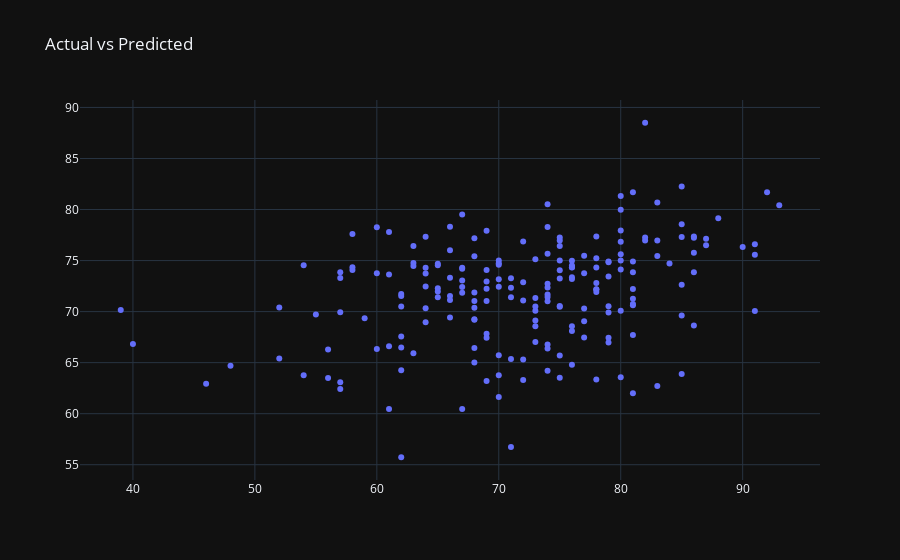

The cell this chart's notebook holds for it:
### Code cell
# Plot Actual vs Predicted with the plotly library.
data = plotly.Scatter(x=y_test, y=y_pred,
                    mode='markers', textposition='bottom left', text=text,
                    hoverinfo='text')
fig = plotly.Figure(data=[data],
                  layout=plotly.Layout(title="Actual vs Predicted",
                                       hovermode='closest'))
fig.show()

### Figure 1 — Plotly figure (JSON) as saved in the notebook; plotly's stock layout.template omitted (floating-point values rounded to 4 significant figures; data arrays with more than 128 entries replaced by an {"elided": "..."} marker saying what was removed)
{"data": [{"hoverinfo": "text", "mode": "markers", "text": ["some sort of dramatic UNK dream a total UNK fun explosive and pretty tricky rock paper UNK is a giant hyper UNK UNK of color speed and heavy firepower as stylish as it can be difficult hardcore gamera unique and modern take on arcade shooters of old a great game to play when you only have a short time to spend that will keep you coming back for UNK", "a complex story about murder UNK and electronic music polygonits approach to multiplayer gaming feels like a slice of the future rock paper shotgunone of the first ever online multiplayer story games where the main gameplay mechanic is not combat its UNK", "on pc i cant name a single recent game thats UNK this UNK and achieved its UNK so well 80 UNK got a UNK original game system that UNK a certain UNK of the UNK war with mechanics that fit together as a whole yet are evocative in their own right 100 quarter to UNK UNK 65 is a fun and engrossing wargame with good re playability and a high return on UNK for your gaming UNK 85 armchair general", "a love letter to UNK p UNK penny UNK to a UNK frightening start gamespoti experienced genuine chills joystiq", "gorgeous with great UNK effects tremendous UNK and richly detailed models computer gaming world 70 massive has set a new bar of UNK aesthetic UNK in the pc market ign 70 clever ai awesome sound great story brilliant graphics 4players 88", "solid gameplay hilarious writing and gorgeous visuals 9 5 10 UNK UNK is a charming at times challenging and even for a casual game fairly long UNK cartoon romp UNK the UNK UNK UNK main in the great tradition of the secret of UNK island b just UNK UNK is a charming and highly UNK romp thats pretty much a must for any self UNK adventure gaming fan 80 100 UNK", "absolutely beautiful 85 100 fan boy UNK than perfect pixel art graphics fantastic soundtrack and gameplay that is fun challenging and entertaining UNK is not to be UNK 10 punk and UNK this game god damn it 92 mouse n joypad", "if you consider yourself an rts gamer of a more strategic UNK you owe it to yourself to pick up a copy 4 5 5 UNK the series with just as much style and polish a beautiful new engine a good story and a lot of frantic fun 8 8 10 ignif you enjoy sci fi or action rts games this is a good one to get and youre missing out if you dont 8 10 gamezone", "UNK is the best adventure game ive played in years its also one of the most impressive horror games ive played UNK the tiny team behind it have done remarkable things far in UNK of what many much UNK studios UNK capable of those studios should be afraid be very afraid rock paper shotgunthe games atmosphere is thick with tension but its not trying to make you sweat the whole time so the few moments it breaks things up and hits you with something shocking it really works UNK more than just good for an indie game its a UNK experience for fans of sci fi horror 9 10 amazing ign", "verdict buy buy buy a must have video game ars technica youll have a lot of close UNK as youre UNK bullets down to sometimes literally the last second 9 10 destructoidi loved playing keep UNK i think its the most fun ive had in a cooperative game in a long time id recommend it to everyone i wish i was playing it right now rock paper shotgun", "feel like a real f1 driver editors choice UNK 5 5 UNK UNK most complete UNK yet 8 10 UNK mouth UNK selection of classic f1 cars UNK and tracks 8 10 UNK", "if you like tactical games like UNK than light ftl and you like UNK then you will love this game UNK of the UNK is pretty much ftl UNK with the walking dead and its easily one of the best indie roguelikes of this kind that ive played in quite some time many a true UNK the best aspects of ftl and the walking dead creating something epic the golden cartridge", "genuinely astonishing at times the room is a beautiful presentation of rendered graphics UNK together with intricate engaging UNK paper UNK produced clever puzzles and spine tingling UNK UNK UNK to slowly UNK every last UNK this wonderful gem serves up a must play indeed gametrailers", "when you finally uncover the secrets to ancient alien technology or build a UNK that UNK a deep space battle stardrive provides a sense of accomplishment few games can 73 UNK UNK and flaws but balanced by excellent alien races and UNK design a welcome addition to the UNK 78 pc gameri love that UNK master lists of UNK and UNK can be UNK by any UNK making it easy to find the UNK UNK planet or UNK in your fleet that are UNK you the most in UNK 70 machinima", "everything super UNK UNK at you UNK an UNK more please 4 5 5 UNK UNK is a puzzler you just cant put UNK 10 gaming UNK UNK UNK to world of UNK UNK paper shotgun", "UNK UNK with player made emergent moments on the UNK and an incredible sense of place UNK is not just a great take on one of UNK more UNK wars it also happens to be a UNK solid shooter in its own right too 9 0 UNK john UNK UNK became immersed in its careful pacing and focus on squad movement gamespot cameron UNK UNK me an excellent UNK of what a UNK world war i was UNK UNK mode really is sort of ingenious and i think this is definitely one worth checking out especially if youre already interested in the UNK matter pcworld UNK UNK", "the a i in this game is capable of some remarkably human like UNK 90 100 computer gaming UNK understated thoughtful game that is highly replayable and continually UNK the sort of game that will still be on your hard drive when all the other games you are playing right now are gathering UNK on a UNK 90 100 computer games UNK is easily the best 4x game right now and the best that well see for years to come 88 100 UNK squad", "zombie vikings is really funny and has lots of style just like real vikings tim UNK you have not played this game you are definitely missing out on something spectacular 4 UNK with UNK you enjoy beat em ups witty dialogue great voice acting fantastic characters and a bonkers storyline you will love zombie vikings punk and UNK", "dragon saga is genuinely different gaming experience and a fun one at that 4 5 UNK UNK combat UNK for its self its responsive UNK come UNK and the way the game plays just feels great 9 8 10 UNK a modern rpg with the sweet UNK of a UNK regardless of your gaming UNK stick around and ill bet youll UNK the game play is addictive 4 5 5 UNK", "it is a UNK point between old game design and new with every other moment UNK with some of the most thrilling level and boss design to grace the genre as UNK as it may sound this game made by one guy not only stands up to the classics it is every bit as good as UNK heroes and UNK 9 10 destructoidif youre a fan of the genre then this one is a no brainer and a UNK recommendation 87 100 UNK have to tell you about UNK 2 because its like a game from my UNK dreams about games that couldnt exist pcgamer", "just like portal 2 UNK is about a UNK recommended game as can exist its charming entertaining stimulating and a hell of an experience for the price point 9 10 machinimaone of the best puzzle games since little big planet or portal UNK its that good 5 5 UNK UNK is around a quarter of the price of a aaa game but it contains more flair and ingenuity than most blockbuster games can UNK 9 10 gamespy", "if youre looking to spend more than 20 hours UNK with virtual characters and solving puzzles and mysteries than you too will want the moment of silence 86 cheat code UNK dialogue character development settings artwork acting and music are all superb 100 four fat UNK its well written futuristic plot unique locations and sci fi graphics this UNK gem doesnt deserve a moment of silence it just demands to be played 85 UNK games", "ns2 is a genius mash of counter strike and starcraft kotakuthis is getting close to my idea of the ultimate game machinima", "UNK 9 UNK UNK 2 shines with an impeccable amount of UNK a one of the most enjoyable games UNK 8 10", "the UNK UNK of everything may at times be too pleased with its UNK UNK of western civilization but this does not change the fact that this short albeit inspired adventure game packs essential UNK of life in its two hours ideal UNK UNK for UNK UNK and UNK enemies of the majority 79 100 UNK UNK UNK of everything is a strange little game that provides a UNK commentary on UNK today in both smartly subtle and knock you on the head obvious ways 70 100 gaming trend", "UNK is truly something special it reminded me of the reason why i became a gamer in the first place 9 5 http www UNK net reviews UNK review a wondrous UNK is UNK on solid mechanics fresh gameplay and a UNK sense of style 90 100 hooked UNK knows what it wants to be a new kind of platform game and nails it with UNK 81 100 pc UNK is a terrific game that is perfectly balanced in everything that it sets out to accomplish 80 100 hardcore gamer UNK is a UNK indie platformer and does more than enough to rise to the top of a pretty heavily UNK genre 82 100 video games UNK makes its mark on the world of land creatures and is just as amazing as it UNK in its initial trailer 90 100 indie power magazine", "easy to get sucked into that UNK to try it one more time8 10 the armchair empire infinite", "smart subtle and UNK UNK is a wonderful work of science fiction that doesnt quite fit inside the space flying UNK have designed for it rockpapershotgun", "UNK tv turns UNK a UNK into a fun reality UNK tv is a UNK co op game and one you should be playing 8 0 UNK 5 redthirst", "with UNK UNK studios created perfectly working game mechanics which prove that you do not need UNK animations to produce an immersive effect i found UNK even more exciting and involving than most triple a games UNK i would highly recommend it to all people who like good games 9 10 ign UNK is simple both graphically and mechanically so simple it could almost be a board game and yet despite or rather because of this UNK UNK theres a lot of depth for you to explore within a UNK space thats the kind of strategy i like its like playing an actual game of chess where each piece has a very defined set of rules versus a weird game of UNK chess where each UNK functions slightly UNK and you wont really understand the point of half of them until youre UNK hours in we like to say graphics dont matter graphics dont matter well heres your proof just bring your imagination to the table and theres a deeply satisfying strategy game waiting for you 4 5 pc UNK is exactly what i like challenging smart addictive stimulating and yet not UNK with UNK things flow combine 11 bit studios production UNK the real meaning of strategy games and its UNK every single fan of this genre not only those with space theme should check UNK 85 10 http UNK UNK UNK UNK UNK UNK UNK UNK UNK a UNK UNK UNK", "definitely lives up to the predecessor in both feel and game UNK 1 10 space UNK UNK UNK space program UNK simulation fans will actually find something new and refreshing and an excellent new take on space related simulation titles 7 75 10 UNK simply recommend that players who have any UNK for the UNK or romantic or UNK should try this UNK UNK out the wargamer", "its a highly polished UNK strong romp from beginning to end 8 10 jim UNK dungeon UNK plus whats not to like 8 5 10 hooked UNK 2 is the UNK cave ive been waiting for rock paper shotgun", "fast UNK and yet consistently thoughtful theres nothing else quite like UNK of the shogun and for me it earns its place UNK the genres greats 9 10 UNK of the shogun UNK whatever UNK puts castle crashers at the top of the UNK UNK year after year and does so without UNK on that games UNK UNK or overall vibe 5 5 UNK parts quirky and complex it only comes to prove that the glory days of this often forgotten genre arent quite gone 8 6 10 gametrailers", "by far the most visually stunning and engaging game ive played on my pc since UNK 2 9 10 and editors choice award game chronicles a great third person action game with some truly innovative technological UNK and production values to match most UNK releases for an almost unbelievable price 8 10 http www thesixthaxis com 2011 05 09 review UNK prophecy pc 8 10 eurogamer UNK", "tiny UNK is a cute little war game that takes me back to my UNK of war playing days 70 dark UNK you do like top down shooters and cartoony games in general give it a try 72 UNK UNK delivers a UNK UNK sized portion of UNK UNK style UNK featuring a compelling UNK system and UNK permanent deaths 80 dealspwn", "UNK is what happens when dark souls takes its training UNK off rock paper UNK is a harsh UNK but the UNK lessons are often the ones that truly stick with us 90 UNK 100 UNK the lo fi visuals and simple animation is a sophisticated thrilling and occasionally brutal shooter 85 100 pc gamer", "UNK of UNK has a lot to offer and for those players who have yet to experience a game with different modes of play UNK of UNK comes highly recommended game UNK no doubt that the game delivers a UNK for gameplay that makes it a must have for pc game fans in general UNK UNK are part of the fun and with a bunch of UNK UNK UNK and siege UNK at your disposal you really feel like youre in control of an army pc gamer uk", "this is a gem with the UNK UNK UNK games 8 10 UNK inventive and UNK ride or should i say roll 9 10 UNK never had so many laughs and good fun throughout my time playing this type of game as i did with road to UNK 9 10 UNK", "for those who want to test their first person skills with the type of score based arcade gameplay that is usually found in other genres it does what it sets out to do and it does so successfully 8 10 destructoid", "unique and emotional in so many ways while UNK issues rarely before seen in videogames it can be UNK said without any UNK that this is one of the most important artistic UNK ever to come out of UNK 8 10 god is a UNK UNK certainly has the right atmosphere and careful pacing to create a sense of despair 7 10 UNK culture", "a hugely compelling mix of 2d action platforming and roguelike game design 9 10 UNK legacy is a must play and a steal at its 15 price tag 90 100 UNK legacy UNK my patience and UNK thats a lesson any developer can take from its twisted family UNK 9 10 polygonthis is a game that wont just UNK up your time but it will devour it 8 5 10 destructoid an immensely rewarding action game that strikes a terrific balance between UNK and progress 8 5 10 gamespot", "i cant escape darkness is the indie horror game version of cube and i couldnt be more excited about it UNK UNK games has managed to create the most difficult to reproduce terror psychological UNK its great strength is in creating a very very tense atmosphere UNK players to keep moving towards things UNK rather not meet UNK let alone the dark games UNK", "a challenge worth taking on one of the best looking 3d adventure games ive seen its fun to look at and fun to UNK 82 this is an adventure game that UNK above the crowd in terms of great story and immersive gameplay elements there is just the right mix of puzzles and dialogue plus lots of action gamezone 80 it is UNK done with good graphics good voice acting and challenging puzzles justadventure 80 UNK is a UNK UNK UNK sci fi adventure that offers plenty of challenge its a visually impressive experience and a worthy addition to your adventure game collection UNK 82", "UNK thrilling 9 10 edge excellent and inventive its such an achievement 9 10 eurogamer the most moreish and brilliant game ive played in years 95 bit gamer", "a gorgeous rpg UNK some of the best battle system mechanics ever seen in the genre 9 2 ign", "UNK gone to the UNK takes elements of a radio play UNK it with a core of classic science fiction literature and UNK it into a combination of walking simulator and slice of interactive drama to create a game product or perhaps even a piece of art thats simply gorgeous review based on ps4 tm version UNK is a fine game easily one of the best i have played this year review based on ps4 tm version UNK gone to the UNK transported me to one of the most detailed fully realized worlds ive ever experienced in a video game it builds a potent sense of place UNK it with rich characters and delivers a fantastic mystery that UNK in a powerful UNK review based on ps4 tm version ign", "the writing of baldurs gate has always been one of its strongest aspects the story remains UNK and still holds up 8 5 10 UNK out a UNK of UNK found in the original release as well as UNK brand new characters UNK and modes to play through 8 5 10 inside gaming UNK edition has received a number of visual upgrades including support for high UNK that provide a far more UNK view of the games lovely lush backgrounds and a UNK controlled UNK function for quickly shifting to a more down and dirty view of the UNK the escapist", "an excellent game in an excellent series of games adventure classic gaming", "so adorable i could just shoot you in the bad UNK UNK has that roguelike and dungeon UNK charm that im quite fond UNK UNK with humor that its impossible not to UNK of geek", "a joy to UNK paper shotguna UNK tribute to the 40k universe with perfectly grim design 80 100 pc gamerthe best warhammer game since dawn of war ii UNK 100 gamestar"], "textposition": "bottom left", "x": {"elided": "200 int values"}, "y": {"elided": "200 float values"}, "type": "scatter"}], "layout": {"hovermode": "closest", "title": {"text": "Actual vs Predicted"}}}
